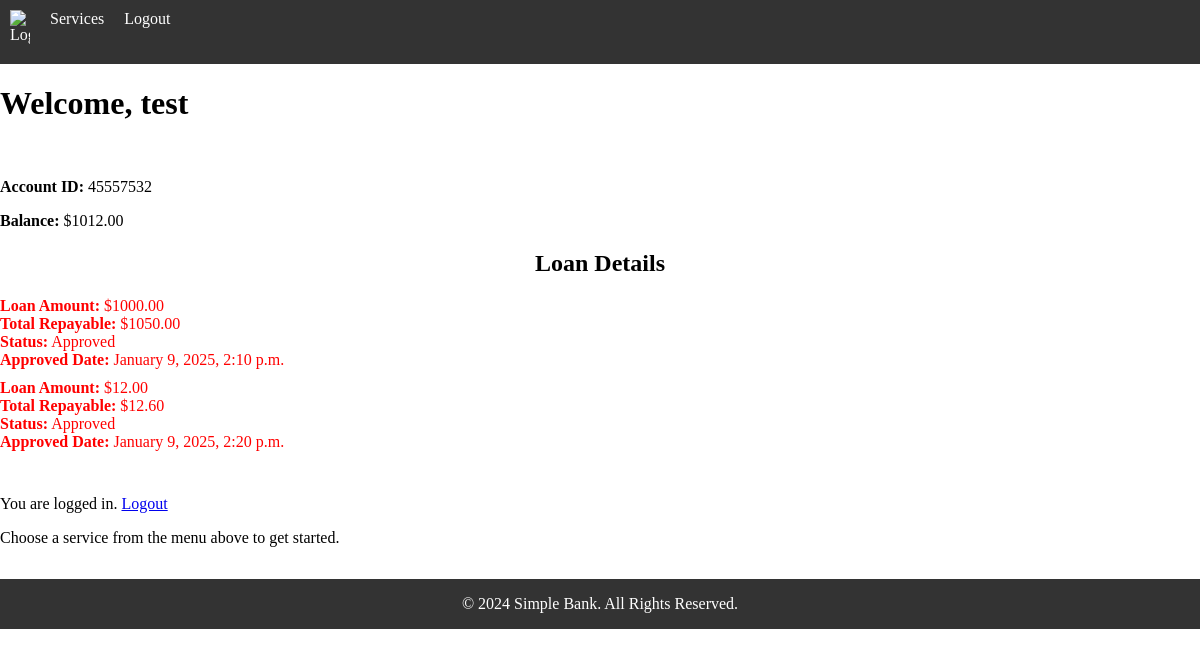
Screenshot of /home/ (signed in) with the database file from the repository.
### accounts/models.py (models this page shows, shortened)
class BankAccount(models.Model):
    user = models.OneToOneField(User, on_delete=models.CASCADE)
    email = models.EmailField(max_length=255, unique=True, null=True, blank=True)
    balance = models.DecimalField(max_digits=10, decimal_places=2, default=0.00)
    has_loan = models.BooleanField(default=False)
    loan_amount = models.DecimalField(max_digits=10, decimal_places=2, default=0.00)
    loan_percent = models.DecimalField(max_digits=5, decimal_places=2, default=0.00)
    account_id = models.CharField(max_length=8, unique=True, editable=False)

class Loan(models.Model):
    STATUS_CHOICES = [
        ('pending', 'Pending'),
        ('approved', 'Approved'),
        ('rejected', 'Rejected'),
    ]
    user = models.ForeignKey(User, on_delete=models.CASCADE)
    amount = models.DecimalField(max_digits=10, decimal_places=2)
    interest_rate = models.DecimalField(max_digits=5, decimal_places=2, default=5.0)
    total_repayable = models.DecimalField(max_digits=10, decimal_places=2, blank=True, null=True)
    status = models.CharField(max_length=10, choices=STATUS_CHOICES, default='pending')
    request_date = models.DateTimeField(auto_now_add=True)
    approved_date = models.DateTimeField(blank=True, null=True)

### accounts/views.py (the view)
# urls.py: path('home/', views.home_view, name='home'),
@login_required
def home_view(request):
    try:
        bank_account = BankAccount.objects.get(user=request.user)
        account_id = bank_account.account_id  # Extract account ID
    except BankAccount.DoesNotExist:
        bank_account = None
        account_id = None  # No account ID if no BankAccount exists
    loans = Loan.objects.filter(user=request.user, status='approved')
    return render(request, 'accounts/home.html', {
        'bank_account': bank_account,
        'account_id': account_id,
        'loans': loans,
    })

### accounts/templates/accounts/home.html (shortened to what this page needs)
{% extends 'accounts/layout.html' %}
{% load static %}
{% block content %}
    <h1>Welcome, {{ user.username }}</h1>
    <br />
    {% if bank_account %}
        <p><strong>Account ID:</strong> {{ bank_account.account_id }}</p>
        <p><strong>Balance:</strong> ${{ bank_account.balance }}</p>
        {% if loans %}
            <h2>Loan Details</h2>
            <ul>
                {% for loan in loans %}
                    <li>
                        <strong>Loan Amount:</strong> ${{ loan.amount }}<br />
                        <strong>Total Repayable:</strong> ${{ loan.total_repayable }}<br />
                        <strong>Status:</strong> {{ loan.status|capfirst }}<br />
                        <strong>Approved Date:</strong>
                        {% if loan.approved_date %}
                            {{ loan.approved_date|date:"F j, Y, g:i a" }}
                        {% else %}
                            Pending
                        {% endif %}
                    </li>
                {% endfor %}
            </ul>
        {% else %}
            <p>You have no loans at the moment.</p>
        {% endif %}
    {% else %}
        <p>You do not have a bank account yet. Please contact support.</p>
    {% endif %}
    <br />
    <p>You are logged in. <a href="{% url 'logout' %}">Logout</a></p>
    <p>Choose a service from the menu above to get started.</p>
{% endblock %}

### accounts/static/accounts/styles.css (style rules this page uses)
html, body { margin: 0; padding: 0; height: 100%; display: flex; flex-direction: column; }
h2 { margin-bottom: 20px; text-align: center; }
ul { list-style-type: none; padding: 0; margin: 0; }
ul li { color: red; margin-bottom: 10px; }

### rows the page displays
BankAccount: account_id "45557532", balance "1012.00"
Loan: amount "1000.00", total_repayable "1050.00", status "Approved", approved_date "January 9, 2025, 2:10 p.m."
Loan: amount "12.00", total_repayable "12.60", status "Approved", approved_date "January 9, 2025, 2:20 p.m."

### other values shown
{{ user.username }} "test"
